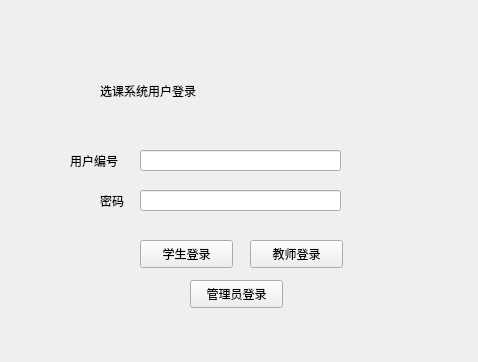
<?xml version="1.0" encoding="UTF-8"?>
<ui version="4.0">
 <class>loginwindow</class>
 <widget class="QWidget" name="loginwindow">
  <property name="geometry">
   <rect>
    <x>0</x>
    <y>0</y>
    <width>478</width>
    <height>362</height>
   </rect>
  </property>
  <property name="windowTitle">
   <string>loginwindow</string>
  </property>
  <widget class="QPushButton" name="pushButton">
   <property name="geometry">
    <rect>
     <x>140</x>
     <y>240</y>
     <width>93</width>
     <height>28</height>
    </rect>
   </property>
   <property name="text">
    <string>学生登录</string>
   </property>
  </widget>
  <widget class="QLineEdit" name="lineEdit">
   <property name="geometry">
    <rect>
     <x>140</x>
     <y>150</y>
     <width>201</width>
     <height>21</height>
    </rect>
   </property>
  </widget>
  <widget class="QLineEdit" name="lineEdit_2">
   <property name="geometry">
    <rect>
     <x>140</x>
     <y>190</y>
     <width>201</width>
     <height>21</height>
    </rect>
   </property>
  </widget>
  <widget class="QPushButton" name="pushButton_2">
   <property name="geometry">
    <rect>
     <x>250</x>
     <y>240</y>
     <width>93</width>
     <height>28</height>
    </rect>
   </property>
   <property name="text">
    <string>教师登录</string>
   </property>
  </widget>
  <widget class="QLabel" name="label">
   <property name="geometry">
    <rect>
     <x>70</x>
     <y>150</y>
     <width>61</width>
     <height>21</height>
    </rect>
   </property>
   <property name="text">
    <string>用户编号</string>
   </property>
  </widget>
  <widget class="QLabel" name="label_2">
   <property name="geometry">
    <rect>
     <x>100</x>
     <y>190</y>
     <width>31</width>
     <height>21</height>
    </rect>
   </property>
   <property name="text">
    <string>密码</string>
   </property>
  </widget>
  <widget class="QLabel" name="label_3">
   <property name="geometry">
    <rect>
     <x>100</x>
     <y>70</y>
     <width>301</width>
     <height>41</height>
    </rect>
   </property>
   <property name="styleSheet">
    <string notr="true">font: 75 20pt &quot;微软雅黑 Light&quot;;</string>
   </property>
   <property name="text">
    <string>选课系统用户登录</string>
   </property>
  </widget>
  <widget class="QPushButton" name="pushButton_3">
   <property name="geometry">
    <rect>
     <x>190</x>
     <y>280</y>
     <width>93</width>
     <height>28</height>
    </rect>
   </property>
   <property name="text">
    <string>管理员登录</string>
   </property>
  </widget>
 </widget>
 <layoutdefault spacing="6" margin="11"/>
 <resources/>
 <connections/>
</ui>
